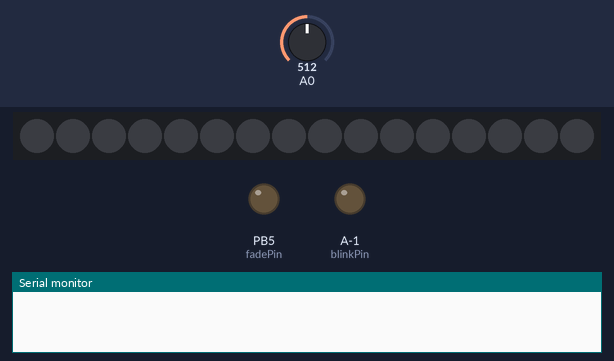
A sketch run on a simulated ATtiny85, built for the host (arithmetic inside an expression is 32-bit, double 64-bit). Parts: 16 RGB LEDs in strip order, left to right, output pins drawn as LEDs (lit = HIGH), the last lines printed to the serial monitor. The inputs (shaded band) are chosen by the test bench; at power-on: A0 = 512. Dim RGB values are drawn brighter than linear.

Above: at 1.2 s.
1.3 s: A0 set to 520
At 3.01 s:
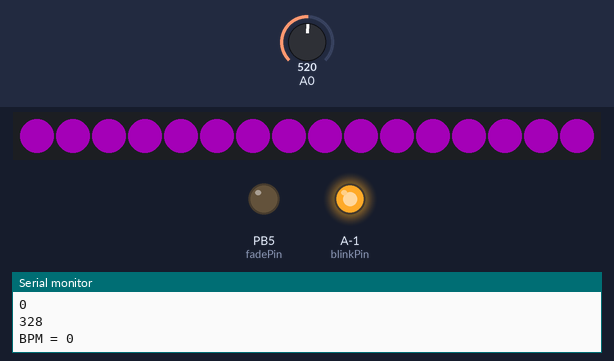
At 4.16 s:
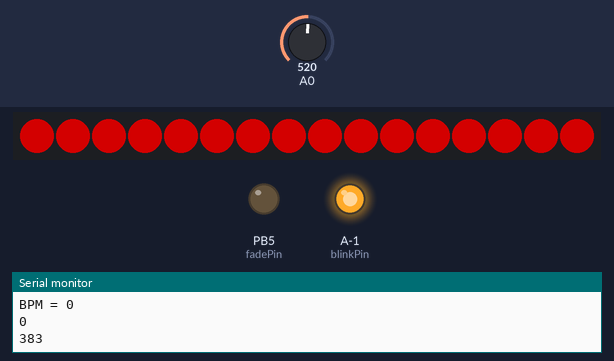
4.3 s: A0 set to 511
At 4.7 s:
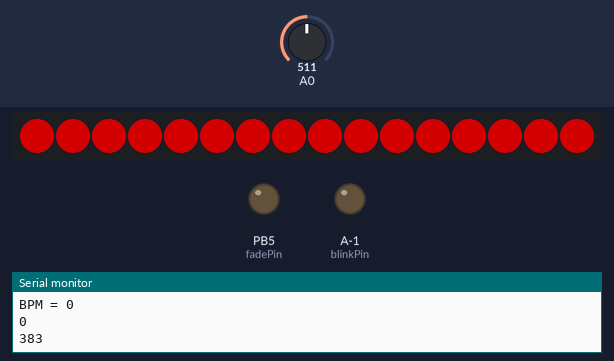
Timing chart, 0 to 7.3 s (numbered marks = the images above; inputs shaded):
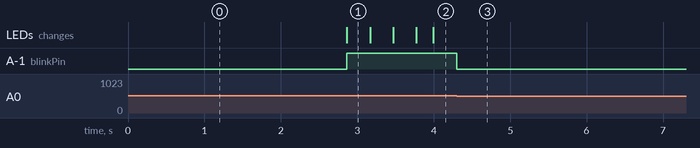

Measured:
- the behaviour switches between 512 and 513 on A0 (found by bisection; images 0 and 1)
- after the input at 1.3 s, A-1 (blinkPin): LOW → HIGH after 1.6 s; the LEDs: change after 1.6 s (image 1)
- after the input at 4.3 s, A-1 (blinkPin): HIGH → LOW at once

The sketch:

HeartSong_pulseSensor_interrupt.ino
```cpp
/*
 Lark Buckingham
 Tried adding pulseSensor code -- get BPM to print but only from within interrupt....
 Adapted from PulseSensor code and Heart Badge by Becky Stern for Adafruit Industries
 Based on sample code from http://learn.parallax.com/KickStart/28048
 */
#include <Wire.h>
#include "Adafruit_GFX.h"
#include "LPD8806.h"
#include "SPI.h"
#include <Adafruit_NeoPixel.h>

#define BRIGHTNESS  128
#define PIXEL_PIN    6    // Digital IO pin connected to the NeoPixels.
#define PIXEL_COUNT 16

#ifdef __AVR_ATtiny85__
#include <avr/power.h>
#endif

volatile int IBI = 600;   // For HRpulseArray: holds the time between beats, must be seeded!
volatile int rate[10];     // For HRpulseArray: array to hold last ten IBI values
volatile unsigned long lastpulsetime = 0; // For HRpulseArray: used to find IBI
int BPM, lastBPM, BPMforDisplay;
int HRV_Value;
unsigned long iterationCounter;
int animationPosition = 0;
byte oldSample, sample;
long pulsetime;// , lastpulsetime;

//PULSE SENSOR CODE
//  VARIABLES
int pulsePin = 0;                 // Pulse Sensor purple wire connected to analog pin 0
int blinkPin = 13;                // pin to blink led at each beat
int fadePin = 5;                  // pin to do fancy classy fading blink at each beat
int fadeRate = 0;                 // used to fade LED on with PWM on fadePin


// these variables are volatile because they are used during the interrupt service routine!
//volatile int BPM;                   // used to hold the pulse rate
volatile int Signal;                // holds the incoming raw data
//volatile int IBI = 600;             // holds the time between beats, must be seeded!
volatile boolean Pulse = false;     // true when pulse wave is high, false when it's low
volatile boolean lastPulse = false;     // true when pulse wave is high, false when it's low
volatile boolean QS = false;        // becomes true when Arduoino finds a beat.

//button variables
int buttonPushCounter = 0; // counter for number of button presses
int buttonState = 0;  //current state of the button
int lastButtonState = 0; //previous state
int buttonPushCounter2 = 0; // counter for number of button presses
int buttonState2 = 0;  //current state of the button
int lastButtonState2 = 0; //previous state

//This is for HRV fade
boolean HRVUp = false;
float cFloat = 316.0;  // make float   NEED TO CONSTRAIN SO c DOESN;t DROP BELOW 0
int c= 316; //color wheel seed


//Animation
//long currentMillis // assigned this in loop...
long previousMillis = 0;
long interval1 = 60;


// THIS IS CODE FOR NEOPIX STRAND
// Number of RGB LEDs in strand:
int nLEDs = 7;
// Chose 2 pins for output; can be any valid output pins:
int dataPin  = 9; //green
int clockPin = 10; //orange
//on flora, power goes to vBatt

//LPD8806 strip = LPD8806(nLEDs, dataPin, clockPin);

// Parameter 1 = number of pixels in strip,  neopixel stick has 8
// Parameter 2 = pin number (most are valid)
// Parameter 3 = pixel type flags, add together as needed:
//   NEO_RGB     Pixels are wired for RGB bitstream
//   NEO_GRB     Pixels are wired for GRB bitstream, correct for neopixel stick
//   NEO_KHZ400  400 KHz bitstream (e.g. FLORA pixels)
//   NEO_KHZ800  800 KHz bitstream (e.g. High Density LED strip), correct for neopixel stick
Adafruit_NeoPixel strip = Adafruit_NeoPixel(PIXEL_COUNT, PIXEL_PIN, NEO_GRB + NEO_KHZ800);


void setup() {
  pinMode(blinkPin,OUTPUT);         // Pulse Sensor pin that will blink to your heartbeat!
  pinMode(fadePin,OUTPUT);          // Pulse Sensor pin that will fade to your heartbeat!
  Serial.begin(9600);
  interruptSetup();                 // sets up to read Pulse Sensor signal every 2mS
  strip.begin();  // Start up the LED strip
  strip.show(); // Update the strip, to start they are all 'off'
}


void loop() {
  if((Pulse == true)){
    Serial.print("BPM = ");
    Serial.println(BPM);
    HRV(); //as soon as this is enabled (this is LED fade to BPM up/down), stops printing BPM to serial
  }
}


/* Helper functions */

//Input a value 0 to 384 to get a color value.
//The colours are a transition r - g -b - back to r

uint32_t Wheel(uint16_t WheelPos)
{
  byte r, g, b;
  switch(WheelPos / 128)
  {
  case 0:
    r = BRIGHTNESS - 1 - WheelPos % BRIGHTNESS;   //Red down
    g = WheelPos % BRIGHTNESS;      // Green up
    b = 0;                  //blue off
    break;
  case 1:
    g = BRIGHTNESS - 1 - WheelPos % BRIGHTNESS;  //green down
    b = WheelPos % BRIGHTNESS;      //blue up
    r = 0;                  //red off
    break;
  case 2:
    b = BRIGHTNESS - 1 - WheelPos % BRIGHTNESS;  //blue down
    r = WheelPos % BRIGHTNESS;      //red up
    g = 0;                  //green off
    break;
  }
  return(strip.Color(r,g,b));
}
```

HRV.ino
```cpp
void HRV() {

  //  This is code with HRV and Fade linked, prints arrows
  int i;
  if (BPM != lastBPM){
     if(BPM > lastBPM){
    HRVUp = true;
    }
    else{
    HRVUp = false;
    }
  }

  if (HRVUp == true){ //set
    for (i=0; i < strip.numPixels(); i++) {
      strip.setPixelColor(i, Wheel(c % 384));
    }
     cFloat = cFloat - 1;
    if(cFloat < 250){
      cFloat = 250;
    }
    //constrain(cFloat, 250, 383);
    c = (int) cFloat;
    strip.show();   // write all the pixels out
    //delay(50);
  }
  else if (HRVUp == false){
    for (i=0; i < strip.numPixels(); i++) {
      strip.setPixelColor(i, Wheel(c % 384));
    }
     cFloat = cFloat + 1;
     if(cFloat > 383){
      cFloat = 383;
    }
    //constrain(cFloat, 250, 383);
    c = (int) cFloat;
    strip.show();   // write all the pixels out
    //delay(50);
  }
  Serial.println(HRVUp);
  Serial.println(c);
  lastBPM = BPM;
}
```

Interrupt.ino
```cpp
// volatile int rate[10];                    // array to hold last ten IBI values
volatile unsigned long sampleCounter = 0;          // used to determine pulse timing
volatile unsigned long lastBeatTime = 0;           // used to find IBI
volatile int P =512;                      // used to find peak in pulse wave, seeded
volatile int T = 512;                     // used to find trough in pulse wave, seeded
volatile int thresh = 525;                // used to find instant moment of heart beat, seeded
volatile int amp = 100;                   // used to hold amplitude of pulse waveform, seeded
volatile boolean firstBeat = true;        // used to seed rate array so we startup with reasonable BPM
volatile boolean secondBeat = false;      // used to seed rate array so we startup with reasonable BPM
volatile int N = 0;

void interruptSetup(){
  // Initializes Timer2 to throw an interrupt every 2mS.
  TCCR2B = 0x06;     // DON'T FORCE COMPARE, 256 PRESCALER
  OCR2A = 0X7C;      // SET THE TOP OF THE COUNT TO 124 FOR 500Hz SAMPLE RATE
  TIMSK2 = 0x02;     // ENABLE INTERRUPT ON MATCH BETWEEN TIMER2 AND OCR2A
  sei();             // MAKE SURE GLOBAL INTERRUPTS ARE ENABLED
}


// THIS IS THE TIMER 2 INTERRUPT SERVICE ROUTINE.
// Timer 2 makes sure that we take a reading every 2 miliseconds
ISR(TIMER2_COMPA_vect){                         // triggered when Timer2 counts to 124
  cli();                                      // disable interrupts while we do this
  Signal = analogRead(pulsePin);              // read the Pulse Sensor
  sampleCounter += 2;                         // keep track of the time in mS with this variable
  N = sampleCounter - lastBeatTime;       // monitor the time since the last beat to avoid noise

    //  find the peak and trough of the pulse wave
  if(Signal < thresh && N > (IBI/5)*3){       // avoid dichrotic noise by waiting 3/5 of last IBI
    if (Signal < T){                        // T is the trough
      T = Signal;                         // keep track of lowest point in pulse wave
    }
  }

  if(Signal > thresh && Signal > P){          // thresh condition helps avoid noise
    P = Signal;                             // P is the peak
  }                                        // keep track of highest point in pulse wave

  //  NOW IT'S TIME TO LOOK FOR THE HEART BEAT
  // signal surges up in value every time there is a pulse
  if (N > 250){                                   // avoid high frequency noise
    if ( (Signal > thresh) && (Pulse == false) && (N > (IBI/5)*3) ){
      Pulse = true;                               // set the Pulse flag when we think there is a pulse
      digitalWrite(blinkPin,HIGH);                // turn on pin 13 LED
      IBI = sampleCounter - lastBeatTime;         // measure time between beats in mS
      lastBeatTime = sampleCounter;               // keep track of time for next pulse
//      Serial.println(BPM);
      //HRV(); try running fade in interrupt

      if(secondBeat){                        // if this is the second beat, if secondBeat == TRUE
        secondBeat = false;                  // clear secondBeat flag
        for(int i=0; i<=9; i++){             // seed the running total to get a realisitic BPM at startup
          rate[i] = IBI;
        }
      }

      if(firstBeat){                         // if it's the first time we found a beat, if firstBeat == TRUE
        firstBeat = false;                   // clear firstBeat flag
        secondBeat = true;                   // set the second beat flag
        sei();                               // enable interrupts again
        return;                              // IBI value is unreliable so discard it
      }


      // keep a running total of the last 10 IBI values
      word runningTotal = 0;                  // clear the runningTotal variable

      for(int i=0; i<=8; i++){                // shift data in the rate array
        rate[i] = rate[i+1];                  // and drop the oldest IBI value
        runningTotal += rate[i];              // add up the 9 oldest IBI values
      }

      rate[9] = IBI;                          // add the latest IBI to the rate array
      runningTotal += rate[9];                // add the latest IBI to runningTotal
      runningTotal /= 10;                     // average the last 10 IBI values
      BPM = 60000/runningTotal;               // how many beats can fit into a minute? that's BPM!
      QS = true;                              // set Quantified Self flag
      // QS FLAG IS NOT CLEARED INSIDE THIS ISR
    }
  }

  if (Signal < thresh && Pulse == true){   // when the values are going down, the beat is over
    digitalWrite(blinkPin,LOW);            // turn off pin 13 LED
    Pulse = false;                         // reset the Pulse flag so we can do it again
    amp = P - T;                           // get amplitude of the pulse wave
    thresh = amp/2 + T;                    // set thresh at 50% of the amplitude
    P = thresh;                            // reset these for next time
    T = thresh;
  }

  if (N > 2500){                           // if 2.5 seconds go by without a beat
    thresh = 512;                          // set thresh default
    P = 512;                               // set P default
    T = 512;                               // set T default
    lastBeatTime = sampleCounter;          // bring the lastBeatTime up to date
    firstBeat = true;                      // set these to avoid noise
    secondBeat = false;                    // when we get the heartbeat back
  }
  sei();                                   // enable interrupts when youre done!
}// end isr
```
